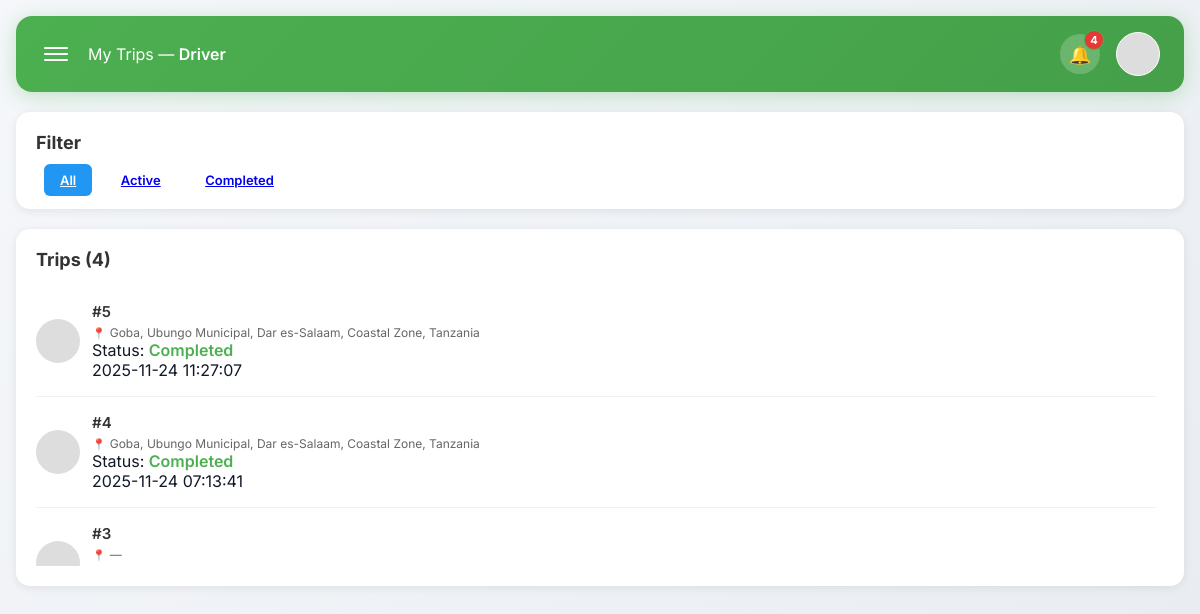
Page /public/driver-trips.php (signed in) on the committed database.
### tables this page shows
CREATE TABLE `requests` (
  `id` int(11) NOT NULL,
  `resident_id` int(11) NOT NULL,
  `ward_id` int(11) DEFAULT NULL,
  `address` varchar(255) DEFAULT NULL,
  `lat` decimal(10,7) DEFAULT NULL,
  `lng` decimal(10,7) DEFAULT NULL,
  `status` enum('pending','in_progress','completed','cancelled') NOT NULL DEFAULT 'pending',
  `created_at` timestamp NOT NULL DEFAULT current_timestamp(),
  `events` longtext DEFAULT NULL CHECK (json_valid(`events`))
);

### includes/auth-check.php (called while the page is built, shortened)
<?php
$currentUserId   = $_SESSION['user_id']   ?? null;
$currentUserName = $_SESSION['full_name'] ?? ($_SESSION['name'] ?? null);

### public/driver-trips.php (the view, shortened to what this page needs)
<?php
require_once __DIR__ . '/../includes/db.php';
@require_once __DIR__ . '/../includes/auth-check.php';
function h($s){ return htmlspecialchars((string)$s, ENT_QUOTES, 'UTF-8'); }
$driverId   = isset($currentUserId) ? (int)$currentUserId : 0;
$driverName = isset($currentUserName) ? $currentUserName : 'Driver';
$statusFilter = $_GET['status'] ?? 'all';
$whereStatus = '';
$trips = [];
if ($driverId) {
    $sql = "
        SELECT r.id, r.address, r.lat, r.lng, r.status, r.created_at
        FROM requests r
        JOIN assignments a ON a.request_id = r.id
        WHERE a.driver_id = {$driverId}
        {$whereStatus}
        ORDER BY r.created_at DESC
    ";
    if ($res = $conn->query($sql)) {
        while ($row = $res->fetch_assoc()) {
            $trips[] = $row;
        }
    }
}
?>
<!DOCTYPE html>
<html lang="en">
<head>
  <link rel="stylesheet" href="../assets/css/driver.css">
</head>
<body>
<div class="container">
  <div class="header">
    <div class="header-left">
      <div class="menu-icon" onclick="window.location.href='driver-dashboard.php'">
        <span></span><span></span><span></span>
      </div>
      <div class="welcome-text">My Trips — <strong><?= h($driverName) ?></strong></div>
    </div>
    <div class="header-right">
      <div class="notification-badge"><div class="notification-count"><?= count($trips) ?></div></div>
      <div class="profile-pic"></div>
    </div>
  </div>
  <div class="main-content">
    <div class="left-column">
      <div class="card">
        <div class="card-title">Filter</div>
        <div class="filter-buttons">
          <a href="?status=all" class="trip-btn <?= $statusFilter==='all'?'start':'' ?>">All</a>
          <a href="?status=active" class="trip-btn <?= $statusFilter==='active'?'start':'' ?>">Active</a>
          <a href="?status=completed" class="trip-btn <?= $statusFilter==='completed'?'completed':'' ?>">Completed</a>
        </div>
      </div>
      <div class="card">
        <div class="card-title">Trips (<?= count($trips) ?>)</div>
        <?php if(!$trips): ?>
          <div class="empty">No trips found for this filter.</div>
        <?php else: ?>
          <div class="scroll-container">
            <?php foreach($trips as $t): ?>
              <div class="trip-item">
                <div class="trip-info">
                  <div class="trip-avatar"></div>
                  <div class="trip-details">
                    <h4>#<?= (int)$t['id'] ?></h4>
                    <div class="trip-location"><?= h($t['address'] ?: '—') ?></div>
                    <div class="trip-status">
                      Status: <span class="status-<?= h($t['status']) ?>"><?= ucfirst($t['status']) ?></span>
                    </div>
                    <div class="trip-time"><?= h($t['created_at']) ?></div>
                  </div>
                </div>
              </div>
            <?php endforeach; ?>
          </div>
        <?php endif; ?>
      </div>
    </div>
  </div>
</div>
</body>
</html>

### assets/css/driver.css (style rules this page uses)
* { margin: 0; padding: 0; box-sizing: border-box; }
body { font-family: "Inter", sans-serif; background: linear-gradient(135deg, #f5f7fa 0%, #e8ecf1 100%); min-height: 100vh; padding: 16px; color: #111827; }
.container { max-width: 1400px; margin: 0 auto; }
.header { background: linear-gradient(135deg, #4caf50 0%, #45a049 100%); padding: 16px 24px; border-radius: 16px; display: flex; justify-content: space-between; align-items: center; color: #ffffff; margin-bottom: 20px; box-shadow: 0 4px 20px rgba(76, 175, 80, 0.3); }
.header-left { display: flex; align-items: center; gap: 16px; }
.menu-icon { width: 32px; height: 32px; display: flex; flex-direction: column; justify-content: center; gap: 4px; cursor: pointer; padding: 4px; border-radius: 6px; transition: background 0.3s; }
.menu-icon span { width: 100%; height: 2px; background: #ffffff; border-radius: 2px; transition: all 0.3s; }
.welcome-text { font-size: 16px; }
.welcome-text strong { font-weight: 600; }
.header-right { display: flex; align-items: center; gap: 16px; }
.notification-badge { position: relative; width: 40px; height: 40px; background: rgba(255, 255, 255, 0.2); border-radius: 50%; display: flex; align-items: center; justify-content: center; cursor: pointer; transition: all 0.3s; }
.notification-badge::before { content: "🔔"; font-size: 18px; }
.notification-count { position: absolute; top: -4px; right: -4px; background: #e53935; color: #ffffff; width: 20px; height: 20px; border-radius: 50%; display: flex; align-items: center; justify-content: center; font-size: 11px; font-weight: 700; border: 1px solid #4caf50; }
.profile-pic { width: 44px; height: 44px; border-radius: 50%; background: #ddd; border: 1px solid #fff; cursor: pointer; transition: transform .2s; object-fit: cover; }
.main-content { display: grid; grid-template-columns: 2fr; gap: 20px; }
.left-column { display: flex; flex-direction: column; gap: 20px; }
.card { background: #ffffff; border-radius: 14px; padding: 20px; box-shadow: 0 2px 10px rgba(0, 0, 0, 0.08); }
.card-title { font-size: 18px; font-weight: 700; color: #333333; margin-bottom: 16px; }
.trip-item { display: flex; align-items: center; justify-content: space-between; padding: 16px 0; border-bottom: 1px solid #f0f0f0; }
.trip-info { display: flex; align-items: center; gap: 12px; }
.trip-avatar { width: 44px; height: 44px; border-radius: 50%; background: #dddddd; flex-shrink: 0; }
.trip-details h4 { font-size: 15px; font-weight: 600; color: #333333; margin-bottom: 4px; }
.trip-location { font-size: 12px; color: #666666; display: flex; align-items: center; gap: 4px; }
.trip-location::before { content: "📍"; font-size: 11px; }
.trip-btn { padding: 8px 16px; border: none; border-radius: 6px; font-size: 13px; font-weight: 600; cursor: pointer; transition: all 0.3s; margin-left: 8px; }
.trip-btn.start { background: #2196F3; color: #ffffff; }
.status-completed { color: #4caf50; font-weight: 600; }
.scroll-container { max-height: 280px; overflow-y: auto; padding-right: 8px; }
@media (max-width: 1200px) { .main-content { grid-template-columns: 2fr; } }

### rows in the picture
requests: id "5", address "Goba, Ubungo Municipal, Dar es-Salaam, Coastal Zone, Tanzania", status "Completed", created_at "2025-11-24 11:27:07"
requests: id "4", address "Goba, Ubungo Municipal, Dar es-Salaam, Coastal Zone, Tanzania", status "Completed", created_at "2025-11-24 07:13:41"
requests: id "3", address "—"

### other values in the picture
$driverName "Driver"
count($trips) "4"
